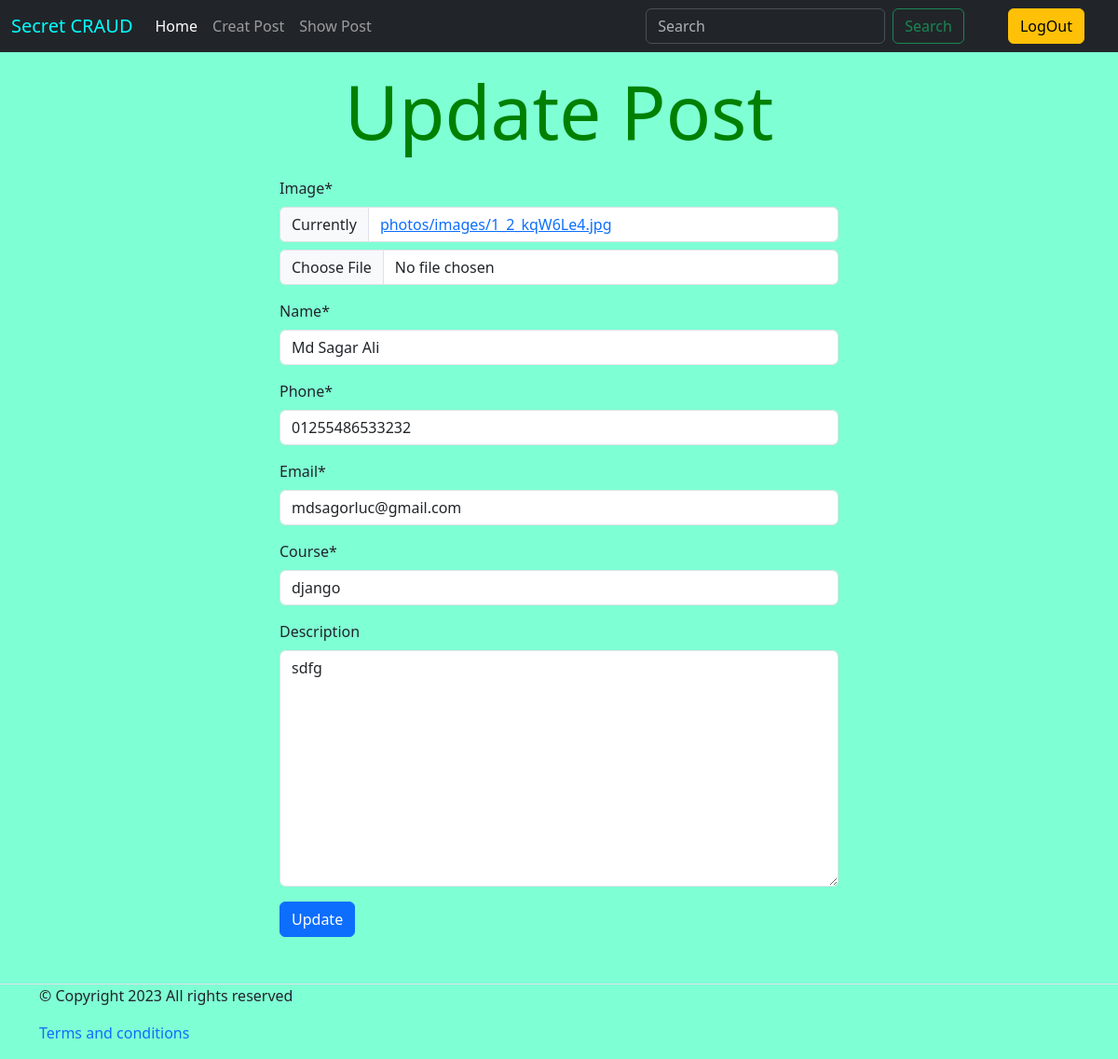
Page /update/4/ (signed in) on the committed database.
### crud_app/models.py (models this page shows, shortened)
class CrudModel(models.Model):
    id = models.AutoField(primary_key=True, unique= True)
    name = models.CharField(max_length= 50)
    phone = models.CharField(max_length= 14)
    email = models.EmailField(max_length= 50)
    course = models.CharField(max_length= 50)
    image = models.ImageField(upload_to= 'photos/images', null=True, default='photos/images/photo.jpg')
    description = models.TextField(max_length= 500, blank= True)
    created_date = models.DateTimeField(auto_now_add= True)
    modify_date = models.DateTimeField(auto_now= True)
    class Meta:
        verbose_name = 'Crud'
        verbose_name_plural = "CRUD'S"

### crud_app/views.py (the view)
# urls.py: path('update/<int:id>/', update_crud, name='update_crud'),
@login_required
def update_crud(request, id):
    get_id = CrudModel.objects.get(pk = id)
    get_ins = Update(instance= get_id)
    if request.method == 'POST':
        form = Update(request.POST, request.FILES, instance= get_id)
        if form.is_valid():
            form.save()
            messages.success(request, 'Your data is updated')
            return redirect('show_crud')
    return render(request, 'update_crud.html', {'forms': get_ins})

### crud_app/forms.py
class Update(forms.ModelForm):
    class Meta:
        model = CrudModel
        fields = ['image', 'name', 'phone', 'email', 'course', 'description']

### crud_app/templates/update_crud.html (shortened to what this page needs)
{% extends 'base.html' %}
{% load static %}
{% block join_css %}
<link rel="stylesheet" href="{% static 'css/update_post.css' %}">
{% endblock join_css %}
{% block body %}
    <h1 style="text-align: center; padding: 15px; color: green; font-size: 80px">Update Post</h1>
    {% load crispy_forms_tags %}
    <div style="width: 50%; margin: auto;">
        <form method= 'POST' style="margin-bottom: 50px;" enctype="multipart/form-data">
            {{forms|crispy}}
            <input class="btn btn-primary" type="submit" value="Update">
        </form>
    </div>
{% endblock body %}

### crud_app/static/css/update_post.css (style rules this page uses)
body { background: aquamarine; }

### rows in the picture
CrudModel: name "Md Sagar Ali", phone "01255486533232", email "mdsagorluc@gmail.com", course "django", description "sdfg"
